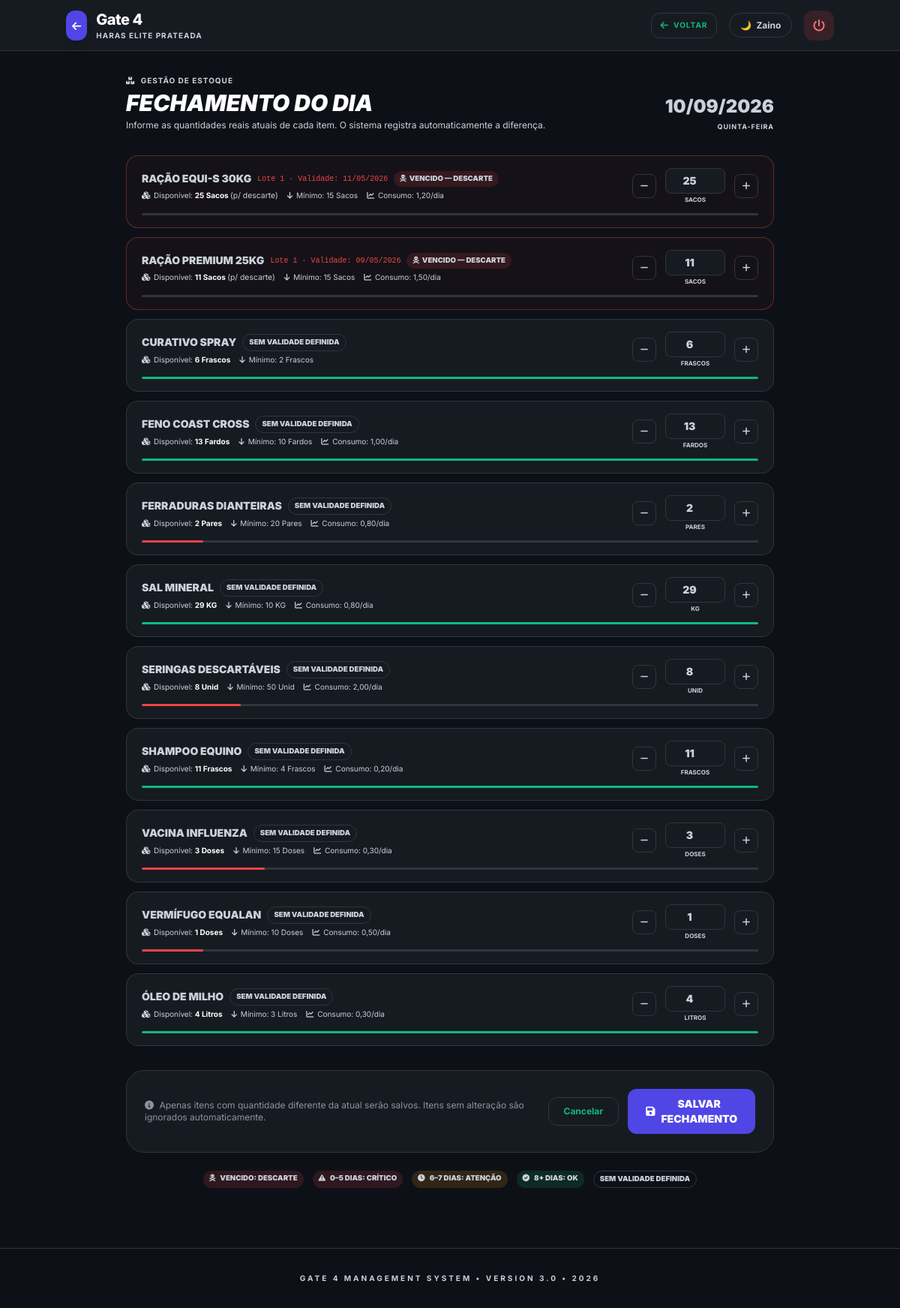
Screenshot of /estoque/fechamento/ (signed in) with the database file from the repository.
### gateagora/models.py (models this page shows, shortened)
class Empresa(models.Model):
    nome = models.CharField(max_length=100)
    logo = models.ImageField(upload_to='logos/', null=True, blank=True)
    cnpj = models.CharField(max_length=18, blank=True, null=True, help_text="CNPJ da Unidade")
    cidade = models.CharField(max_length=100, default="Cidade Exemplo")
    slug = models.SlugField(
        unique=True,
        help_text="Identificador único na URL (ex: haras-santa-fe)"
    )
    class Meta:
        indexes = [models.Index(fields=["slug"])]
        verbose_name = "Empresa 🏢"
        verbose_name_plural = "Empresas 🏢"

class ItemEstoque(models.Model):
    empresa = models.ForeignKey(Empresa, on_delete=models.CASCADE)
    nome = models.CharField(max_length=100)
    fornecedor_padrao = models.ForeignKey(
        'Fornecedor',
        on_delete=models.SET_NULL,
        null=True,
        blank=True,
        verbose_name="Fornecedor Padrão"
    )
    alerta_minimo = models.IntegerField(default=5)
    unidade = models.CharField(
        max_length=20,
        default="Unidade",
        help_text="Ex: KG, Sacos, Fardos"
    )
    fornecedor_contato = models.CharField(max_length=20, blank=True, verbose_name="Telefone do Fornecedor")
    lote_economico = models.IntegerField(
        default=0,
        blank=True,
        help_text="Quantidade padrão a pedir ao fornecedor"
    )
    consumo_diario = models.DecimalField(
        max_digits=6,
        decimal_places=2,
        default=0,
        help_text="Consumo médio diário (para calcular dias restantes)"
    )
    quantidade_atual = models.IntegerField(default=0)
    class Meta:
        indexes = [
            models.Index(fields=["empresa", "nome"]),
            models.Index(fields=["empresa", "quantidade_atual"]),
        ]
        verbose_name = "Item de Estoque 📦"
        verbose_name_plural = "Item estoques 📦"
    @property
    def quantidade_valida(self):
        hoje = timezone.localdate()
        lotes_ativos = self.lotes.filter(ativo=True)
        if not lotes_ativos.exists():
            return Decimal(str(self.quantidade_atual))
        resultado = lotes_ativos.filter(
            Q(data_validade__isnull=True) | Q(data_validade__gte=hoje)
        ).aggregate(total=Sum('quantidade'))['total']
        return Decimal(str(resultado or 0))

class LoteEstoque(models.Model):
    item = models.ForeignKey(
        'ItemEstoque',
        on_delete=models.CASCADE,
        related_name='lotes',
        verbose_name="Item de Estoque"
    )
    quantidade    = models.DecimalField(max_digits=10, decimal_places=2)
    data_validade = models.DateField(null=True, blank=True)
    data_entrada  = models.DateField(auto_now_add=True)
    numero_lote   = models.CharField(max_length=50, blank=True)
    ativo         = models.BooleanField(default=True)
    streak_atual  = models.PositiveIntegerField(default=0, verbose_name="Sequência Atual")
    melhor_streak = models.PositiveIntegerField(default=0, verbose_name="Melhor Sequência")
    class Meta:
        verbose_name        = "Lote de Estoque 🏷️"
        verbose_name_plural = "Lotes de Estoque 🏷️"
        ordering            = ["data_validade", "data_entrada"]
        indexes             = [models.Index(fields=["item", "data_validade", "ativo"])]

### gateagora/views.py (the view)
# urls.py: path('estoque/fechamento/',        views.fechamento_dia,     name='fechamento_dia'),
@login_required
def fechamento_dia(request):
    empresa = getattr(request, "empresa", request.user.perfil.empresa)
    hoje = timezone.localdate()
    itens_qs = (
        ItemEstoque.objects
        .filter(empresa=empresa)
        .prefetch_related('lotes')
    )
    itens_com_ajuste_hoje = set(
        MovimentacaoEstoque.objects
        .filter(empresa=empresa, data=hoje, tipo="ajuste")
        .values_list("item_id", flat=True)
    )
    for item in itens_qs:
        lotes_ativos = item.lotes.filter(ativo=True)
        lote = (
            lotes_ativos
            .exclude(data_validade__isnull=True)
            .order_by("data_validade")
            .first()
        )
        item.lote_numero  = lote.numero_lote if lote else None
        item.data_validade = lote.data_validade if lote else None
        item.esta_vencido = lotes_ativos.filter(
            data_validade__lt=hoje
        ).exists()
        datas_futuras = lotes_ativos.filter(
            data_validade__gte=hoje
        ).values_list("data_validade", flat=True)
        if datas_futuras:
            item.dias_para_vencer_calc = (min(datas_futuras) - hoje).days
        else:
            item.dias_para_vencer_calc = None
        item.quantidade_valida_calc = (
            lotes_ativos
            .filter(data_validade__gte=hoje)
            .aggregate(total=Sum("quantidade"))["total"] or 0
        )
        item.quantidade_atual_calc = (
            lotes_ativos
            .aggregate(total=Sum("quantidade"))["total"] or 0
        )
        item.ajuste_feito_hoje = item.id in itens_com_ajuste_hoje
    def _sort_key(item):
        if item.esta_vencido:
            return (0, 0, item.nome)
        if item.dias_para_vencer_calc is not None:
            return (1, item.dias_para_vencer_calc, item.nome)
        return (2, 9999, item.nome)
    itens = sorted(itens_qs, key=_sort_key)
    context = {
        "brand_name": BRAND_NAME,
        "empresa": empresa,
        "hoje": hoje,
        "itens": itens,
    }
    return render(request, "gateagora/fechamento_estoque.html", context)

### gateagora/templates/gateagora/fechamento_estoque.html (shortened to what this page needs)
{% load static %}
<!DOCTYPE html>
<html lang="pt-br">
<head>
  <script src="https://cdn.tailwindcss.com"></script>
  <link rel="stylesheet" href="https://cdnjs.cloudflare.com/ajax/libs/font-awesome/6.0.0/css/all.min.css"/>
  <link rel="stylesheet" href="{% static 'css/themes.css' %}">
</head>
<body>
<nav class="glass sticky top-0 z-50 px-6 py-3">
  <div class="container mx-auto flex justify-between items-center">
    <a href="{% url 'dashboard' %}" class="flex items-center gap-3 group">
      <div class="bg-indigo-600 p-2 rounded-xl shadow-lg group-hover:bg-indigo-700 transition">
        <i class="fa-solid fa-arrow-left text-white text-sm"></i>
      </div>
      <div>
        <h1 class="text-xl font-extrabold tracking-tight" style="color:var(--text-strong)">{{ brand_name|default:"Gate 4" }}</h1>
        <p class="text-[10px] font-bold uppercase tracking-widest" style="color:var(--text-muted)">{{ empresa.nome }}</p>
      </div>
    </a>
    <div class="flex items-center gap-4">
      <a href="{% url 'dashboard' %}"
         class="text-[10px] font-bold uppercase tracking-widest flex items-center gap-1.5 px-3 py-2 rounded-xl transition"
         style="background-color:var(--card-bg-alt);color:var(--text-muted);border:1px solid var(--border);">
        <i class="fa-solid fa-arrow-left text-xs"></i> Voltar
      </a>
      <button onclick="toggleHorseTheme()"
              style="background-color:var(--card-bg);border:1px solid var(--border);color:var(--text-main);padding:0.4rem 0.85rem;border-radius:9999px;display:flex;align-items:center;gap:0.4rem;font-size:0.75rem;font-weight:700;cursor:pointer;">
        <span id="theme-icon">🌙</span>
        <span id="theme-name">Zaino</span>
      </button>
      <form action="{% url 'logout' %}" method="post">
        <button type="submit" class="h-10 w-10 rounded-xl flex items-center justify-center transition group"
                style="background-color:rgba(239,68,68,0.15);color:#f87171;">
          <i class="fa-solid fa-power-off group-hover:rotate-90 transition duration-300"></i>
        </button>
      </form>
    </div>
  </div>
</nav>
<div class="container mx-auto px-4 py-8 max-w-4xl">
  <div class="mb-8 flex flex-col md:flex-row md:items-end md:justify-between gap-4">
    <div>
      <p class="text-[10px] font-bold uppercase tracking-widest mb-1" style="color:var(--indigo-text)">
        <i class="fa-solid fa-boxes-stacked mr-1"></i> Gestão de Estoque
      </p>
      <h2 class="text-3xl font-black uppercase italic" style="color:var(--text-strong)">Fechamento do Dia</h2>
      <p class="text-xs mt-1" style="color:var(--text-muted)">
        Informe as quantidades reais atuais de cada item. O sistema registra automaticamente a diferença.
      </p>
    </div>
    <div class="flex flex-col items-end gap-1">
      <span class="text-2xl font-black" style="color:var(--text-strong)">{{ hoje|date:"d/m/Y" }}</span>
      <span class="text-[9px] font-bold uppercase tracking-widest" style="color:var(--text-muted)">{{ hoje|date:"l" }}</span>
    </div>
  </div>
  <form action="{% url 'salvar_fechamento' %}" method="post">
    <div class="space-y-3 mb-8">
      {% for item in itens %}
      <div class="item-fechamento {% if item.ajuste_feito_hoje %}ajustado{% endif %}{% if item.esta_vencido %} vencido{% endif %}"
           id="item-row-{{ item.id }}">
        <div class="flex flex-col md:flex-row md:items-center gap-4">
          <div class="flex-1 min-w-0">
            <div class="flex items-center gap-2 flex-wrap">
              <span class="text-sm font-black uppercase" style="color:var(--text-strong)">{{ item.nome }}</span>
              {% for lote in item.lotes.all %}
                {% if lote.ativo %}
                  <div class="text-[10px] font-mono"
                       style="color:{% if lote.data_validade and lote.data_validade < hoje %}#ef4444{% else %}var(--text-muted){% endif %}">
                    Lote {{ lote.numero_lote|default:"—" }} · Validade:
                    {{ lote.data_validade|date:"d/m/Y"|default:"—" }}
                  </div>
                {% endif %}
              {% endfor %}
              {% if item.esta_vencido %}
                <span class="badge-dias badge-dias-critico">
                  <i class="fa-solid fa-skull-crossbones mr-0.5"></i> VENCIDO — DESCARTE
                </span>
              {% else %}
                <span class="badge-dias badge-dias-none">sem validade definida</span>
              {% endif %}
            </div>
            <div class="flex items-center gap-3 mt-1 text-[10px]" style="color:var(--text-muted)">
              <span>
                <i class="fa-solid fa-cubes mr-0.5"></i>
                Disponível:
                <strong style="color:{% if item.esta_vencido %}#ef4444{% else %}var(--text-main){% endif %}">
                  {{ item.quantidade_atual }} {{ item.unidade }}
                </strong>
                {% if item.esta_vencido %}
                  <span style="color:#ef4444;font-size:0.65rem;">(p/ descarte)</span>
                {% endif %}
              </span>
              <span>
                <i class="fa-solid fa-arrow-down mr-0.5"></i>
                Mínimo: {{ item.alerta_minimo }} {{ item.unidade }}
              </span>
              {% if item.consumo_diario %}
              <span>
                <i class="fa-solid fa-chart-line mr-0.5"></i>
                Consumo: {{ item.consumo_diario }}/dia
              </span>
              {% endif %}
            </div>
          </div>
          <div class="flex items-center gap-3 flex-shrink-0">
            <button type="button" class="btn-ajuste menos"
                    onclick="ajustarQtd({{ item.id }}, -1)" title="Reduzir 1">
              <i class="fa-solid fa-minus text-xs"></i>
            </button>
            <div class="flex flex-col items-center gap-0.5">
              <input type="number"
                     id="qtd-{{ item.id }}"
                     name="qtd_{{ item.id }}"
                     value="{{ item.quantidade_atual }}"
                     min="0"
                     class="w-20 py-1.5 text-sm font-black"
                     oninput="marcarAlterado({{ item.id }}, {{ item.quantidade_atual }})"
                     title="Quantidade atual de {{ item.nome }}">
              <span class="text-[8px] font-bold uppercase" style="color:var(--text-muted)">{{ item.unidade }}</span>
            </div>
            <button type="button" class="btn-ajuste mais"
                    onclick="ajustarQtd({{ item.id }}, 1)" title="Aumentar 1">
              <i class="fa-solid fa-plus text-xs"></i>
            </button>
          </div>
        </div>
        <div class="mt-3" id="progress-container-{{ item.id }}">
          {% if item.alerta_minimo > 0 %}
          <div class="w-full rounded-full overflow-hidden" style="height:3px;background-color:var(--border);">
            <div id="progress-bar-{{ item.id }}"
                 class="h-full rounded-full transition-all duration-300"
                 style="width: {% widthratio item.quantidade_valida item.alerta_minimo 100 %}%;
                        max-width:100%;
                        background-color:
                          {% if item.esta_vencido %}#ef4444
                          {% elif item.quantidade_valida <= item.alerta_minimo %}#ef4444
                          {% elif item.dias_para_vencer_calc is not None and item.dias_para_vencer_calc <= 7 %}#f59e0b
                          {% else %}#10b981{% endif %};">
            </div>
          </div>
          {% endif %}
        </div>
      </div>
      {% endfor %}
    </div>
    {% if itens %}
    <div class="card-static p-6 flex flex-col md:flex-row items-center justify-between gap-4">
      <div class="text-xs" style="color:var(--text-muted)">
        <i class="fa-solid fa-circle-info mr-1"></i>
        Apenas itens com quantidade diferente da atual serão salvos.
        Itens sem alteração são ignorados automaticamente.
      </div>
      <div class="flex items-center gap-3">
        <a href="{% url 'dashboard' %}"
           class="text-xs font-bold px-5 py-2.5 rounded-xl transition"
           style="background-color:var(--card-bg-alt);color:var(--text-muted);border:1px solid var(--border);">
          Cancelar
        </a>
        <button type="submit"
                class="flex items-center gap-2 text-sm font-black uppercase px-6 py-2.5 rounded-xl transition"
                style="background-color:#4f46e5;color:#fff;"
                onmouseover="this.style.backgroundColor='#4338ca';"
                onmouseout="this.style.backgroundColor='#4f46e5';">
          <i class="fa-solid fa-floppy-disk"></i> Salvar Fechamento
        </button>
      </div>
    </div>
    {% endif %}
  </form>
  <div class="mt-6 flex flex-wrap gap-3 justify-center">
    <span class="badge-dias badge-dias-critico"><i class="fa-solid fa-skull-crossbones mr-1"></i> Vencido: descarte</span>
    <span class="badge-dias badge-dias-critico"><i class="fa-solid fa-triangle-exclamation mr-1"></i> 0–5 dias: crítico</span>
    <span class="badge-dias badge-dias-atencao"><i class="fa-solid fa-clock mr-1"></i> 6–7 dias: atenção</span>
    <span class="badge-dias badge-dias-ok"><i class="fa-solid fa-circle-check mr-1"></i> 8+ dias: ok</span>
    <span class="badge-dias badge-dias-none">sem validade definida</span>
  </div>
</div>
<footer class="mt-12 py-8 text-center">
  <p class="text-[10px] font-bold uppercase tracking-[0.3em]" style="color:var(--text-muted)">Gate 4 Management System &bull; Version 3.0 &bull; 2026</p>
</footer>
</body>
</html>

### rows the page displays
Empresa: nome "HARAS ELITE PRATEADA"
ItemEstoque: nome "RAÇÃO EQUI-S 30KG", shows "VENCIDO — DESCARTE", quantidade_atual "25", unidade "Sacos", shows "(p/ descarte)", alerta_minimo "15", consumo_diario "1,20", unidade "SACOS"
LoteEstoque: numero_lote "1", data_validade "11/05/2026"
ItemEstoque: nome "RAÇÃO PREMIUM 25KG", shows "VENCIDO — DESCARTE", quantidade_atual "11", unidade "Sacos", shows "(p/ descarte)", alerta_minimo "15", consumo_diario "1,50", unidade "SACOS"
LoteEstoque: numero_lote "1", data_validade "09/05/2026"
ItemEstoque: nome "CURATIVO SPRAY", shows "SEM VALIDADE DEFINIDA", quantidade_atual "6", unidade "Frascos", alerta_minimo "2", unidade "FRASCOS"
ItemEstoque: nome "FENO COAST CROSS", shows "SEM VALIDADE DEFINIDA", quantidade_atual "13", unidade "Fardos", alerta_minimo "10", consumo_diario "1,00", unidade "FARDOS"
ItemEstoque: nome "FERRADURAS DIANTEIRAS", shows "SEM VALIDADE DEFINIDA", quantidade_atual "2", unidade "Pares", alerta_minimo "20", consumo_diario "0,80", id "2", unidade "PARES"
ItemEstoque: nome "SAL MINERAL", shows "SEM VALIDADE DEFINIDA", quantidade_atual "29", unidade "KG", alerta_minimo "10", consumo_diario "0,80"
ItemEstoque: nome "SERINGAS DESCARTÁVEIS", shows "SEM VALIDADE DEFINIDA", quantidade_atual "8", unidade "Unid", alerta_minimo "50", consumo_diario "2,00", unidade "UNID"
ItemEstoque: nome "SHAMPOO EQUINO", shows "SEM VALIDADE DEFINIDA", quantidade_atual "11", unidade "Frascos", alerta_minimo "4", consumo_diario "0,20", unidade "FRASCOS"
ItemEstoque: nome "VACINA INFLUENZA", shows "SEM VALIDADE DEFINIDA", quantidade_atual "3", unidade "Doses", alerta_minimo "15", consumo_diario "0,30", unidade "DOSES"
ItemEstoque: nome "VERMÍFUGO EQUALAN", shows "SEM VALIDADE DEFINIDA", quantidade_atual "1", unidade "Doses", alerta_minimo "10", consumo_diario "0,50", id "1", unidade "DOSES"
ItemEstoque: nome "ÓLEO DE MILHO", shows "SEM VALIDADE DEFINIDA", quantidade_atual "4", unidade "Litros", alerta_minimo "3", consumo_diario "0,30", unidade "LITROS"

### other values shown
{{ brand_name|default:"Gate 4" }} "Gate 4"
{{ hoje|date:"d/m/Y" }} "10/09/2026"
{{ hoje|date:"l" }} "QUINTA-FEIRA"
